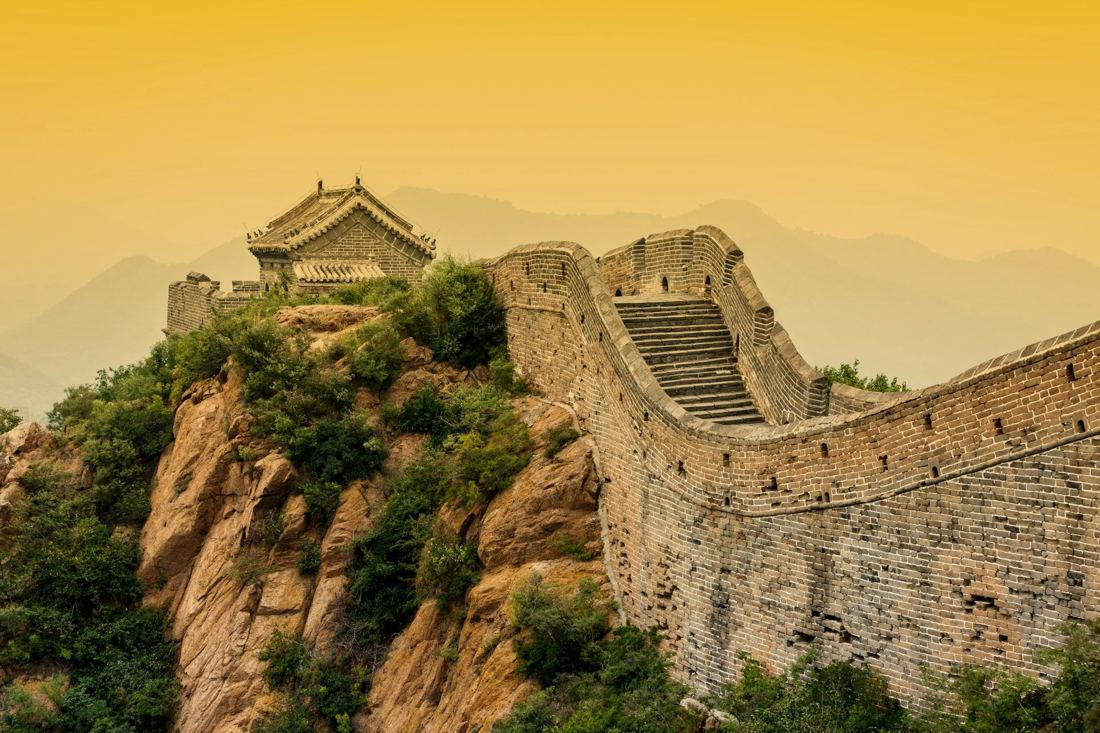
#> input picture assets/images/places/beijing-great-wall.jpg, 1100 x 733 px
$ python cutout.py ../../assets/images/places/beijing-great-wall.jpg ../../assets/images/places/hong-kong-peak.jpg 100 ../../assets/images/places/hong-kong-peak.jpg 1.0
#> lines starting #> are read from the running program, lines starting #| are printed output that depends on the picture; after the words box and inside, x2 and y2 are one past the last pixel; in counts of white or black regions, pixels touching at a corner belong together
import sys, numpy as np
from PIL import Image
from scipy import ndimage
# usage: cutout.py <src> <dst> [size=360] [anchor=center|bottom] [pad=1.2]
# anchor=bottom sits the object on the bottom edge (launch landmarks stand
# on the planet's rim); center pads evenly (menu icons).
src, dst = sys.argv[1], sys.argv[2]
SIZE = int(sys.argv[3]) if len(sys.argv) > 3 else 360
ANCHOR = sys.argv[4] if len(sys.argv) > 4 else 'center'
PAD = float(sys.argv[5]) if len(sys.argv) > 5 else 1.2
im = np.asarray(Image.open(src).convert('RGB')).astype(np.float32)
h, w, _ = im.shape
#> h = 733; w = 1100
border = np.concatenate([im[:4].reshape(-1,3), im[-4:].reshape(-1,3), im[:,:4].reshape(-1,3), im[:,-4:].reshape(-1,3)])
bg = np.median(border, axis=0)
#> bg = [206, 182, 45]
d = np.sqrt(((im - bg) ** 2).sum(-1))
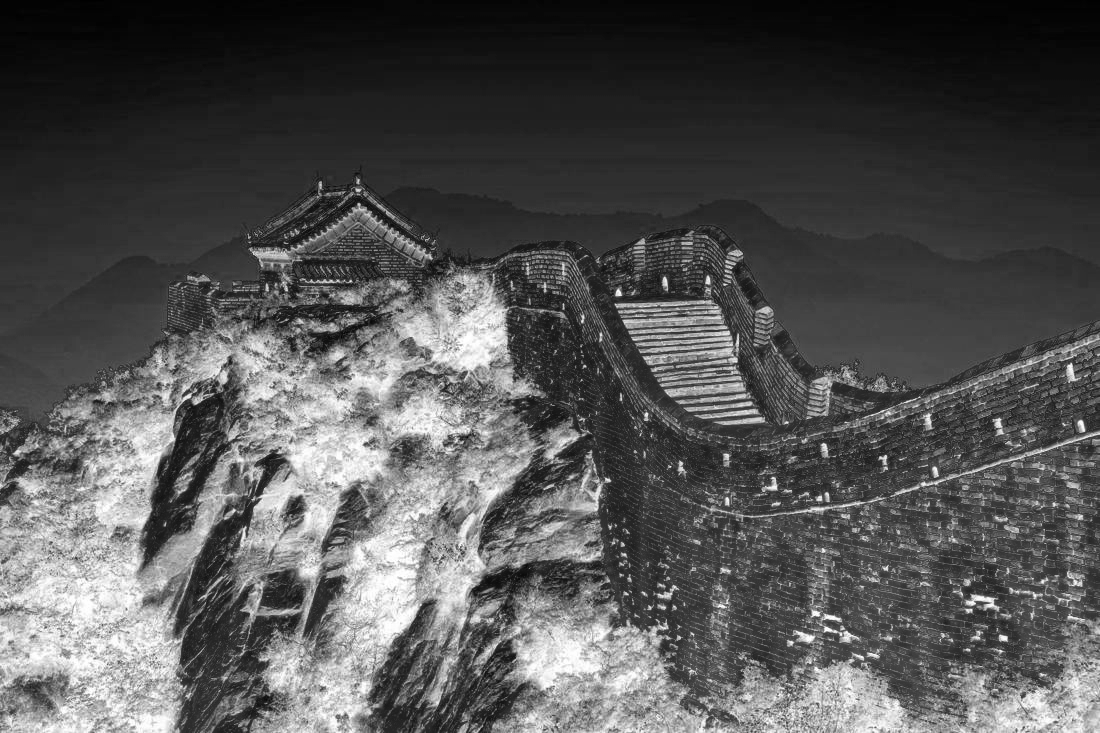
#> d: shape (733, 1100) float32; min 26.5, max 278.5, mean 109.3; drawn with min black and max white
T0, T1 = 6.0, 30.0
# background = near-bg pixels connected to the image border
lab, _ = ndimage.label(d < T1)
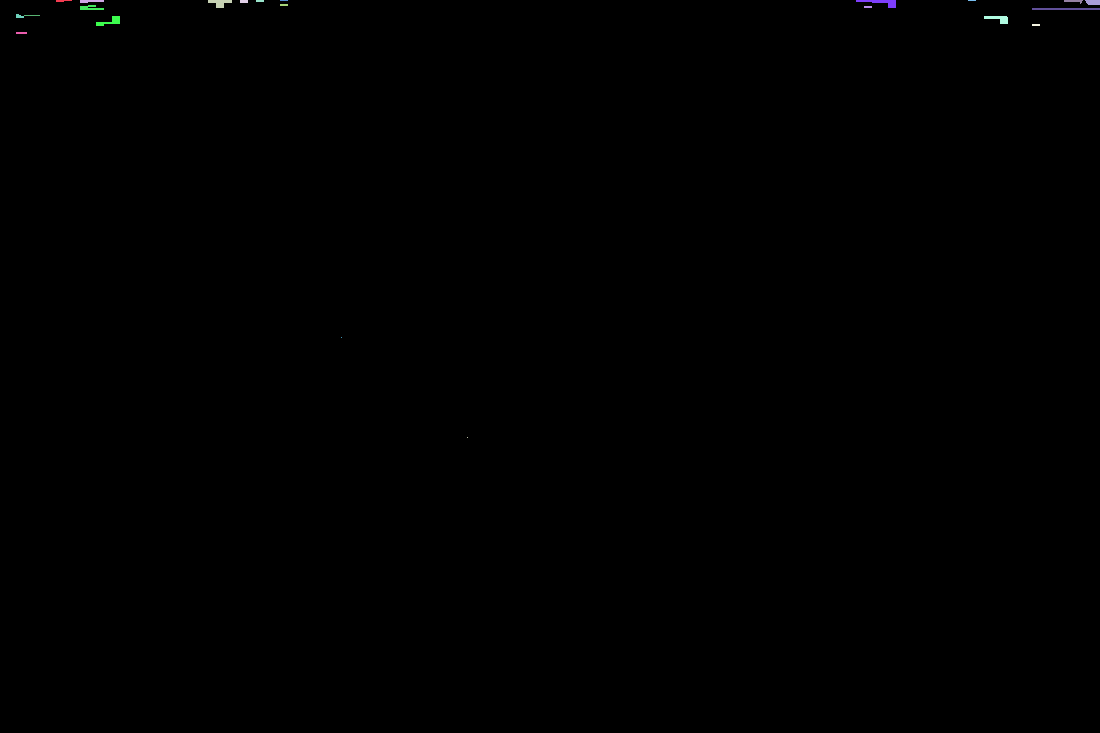
#> lab: shape (733, 1100) int32; 23 distinct labels, from 0 to 22; one colour per label, 0 black
edge = np.unique(np.concatenate([lab[0], lab[-1], lab[:,0], lab[:,-1]]))
#> edge = [0, 1, 2, 3, 4, 5, 6, 7, 8, 9, 10, 14]
bgmask = np.isin(lab, edge[edge > 0])
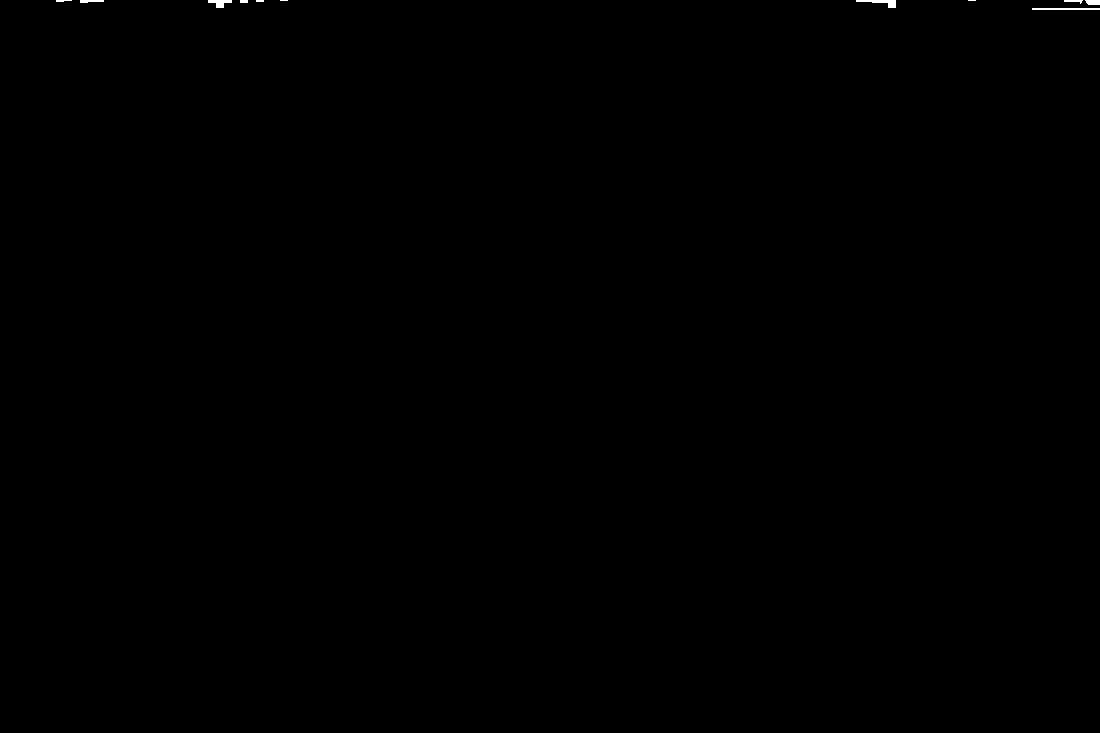
#> bgmask: shape (733, 1100) bool; 0.08% white; 11 white regions (3 under 20 px), largest, box (x1, y1, x2, y2) and area: (856, 0, 896, 8) 144, (1032, 8, 1100, 10) 136, (208, 0, 232, 8) 112
alpha = np.ones((h, w), np.float32)
alpha[bgmask] = np.clip((d[bgmask] - T0) / (T1 - T0), 0, 1)
alpha = ndimage.gaussian_filter(alpha, 0.7)
# un-premultiply the bg tint out of semi-transparent edge pixels
a3 = np.clip(alpha, 1e-3, 1)[..., None]
rgb = np.clip((im - bg * (1 - a3)) / a3, 0, 255)
rgb = np.where(alpha[..., None] > 0.02, rgb, 0)
ys, xs = np.where(ndimage.binary_opening(alpha > 0.2, iterations=2))
y0, y1, x0, x1 = ys.min(), ys.max() + 1, xs.min(), xs.max() + 1
#> y0 = 0; y1 = 733; x0 = 0; x1 = 1100
out = np.dstack([rgb, alpha * 255]).astype(np.uint8)[y0:y1, x0:x1]
side = int(max(y1 - y0, x1 - x0) * PAD)
#> side = 1100
canvas = Image.new('RGBA', (side, side), (0, 0, 0, 0))
#> canvas: PIL image 1100x1100 RGBA; every value is 0
top = side - (y1 - y0) if ANCHOR == 'bottom' else (side - (y1 - y0)) // 2
#> top = 183
canvas.paste(Image.fromarray(out, 'RGBA'), ((side - (x1 - x0)) // 2, top))
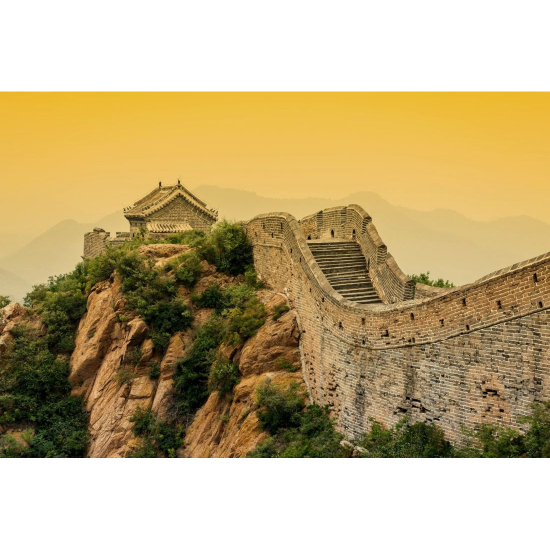
#> canvas: PIL image 1100x1100 RGBA (shown at 1/2 size); mean R, G, B, A 107.7, 89, 47, 169.9; transparent parts drawn white
canvas.resize((SIZE, SIZE), Image.LANCZOS).save(dst, optimize=True)
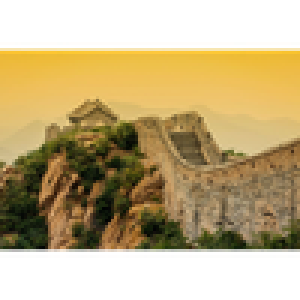
#> saved as hong-kong-peak.jpg: PIL image 100x100 RGBA (shown 3 times larger); mean R, G, B, A 113, 93.5, 48.3, 169.9; transparent parts drawn white
print(dst, 'bg', bg.round(), 'bbox', (x0, y0, x1, y1))
#| ../../assets/images/places/hong-kong-peak.jpg bg [206. 182.  45.] bbox (0, 0, 1100, 733)

$ run again, on assets/images/places/nara-deer.jpg
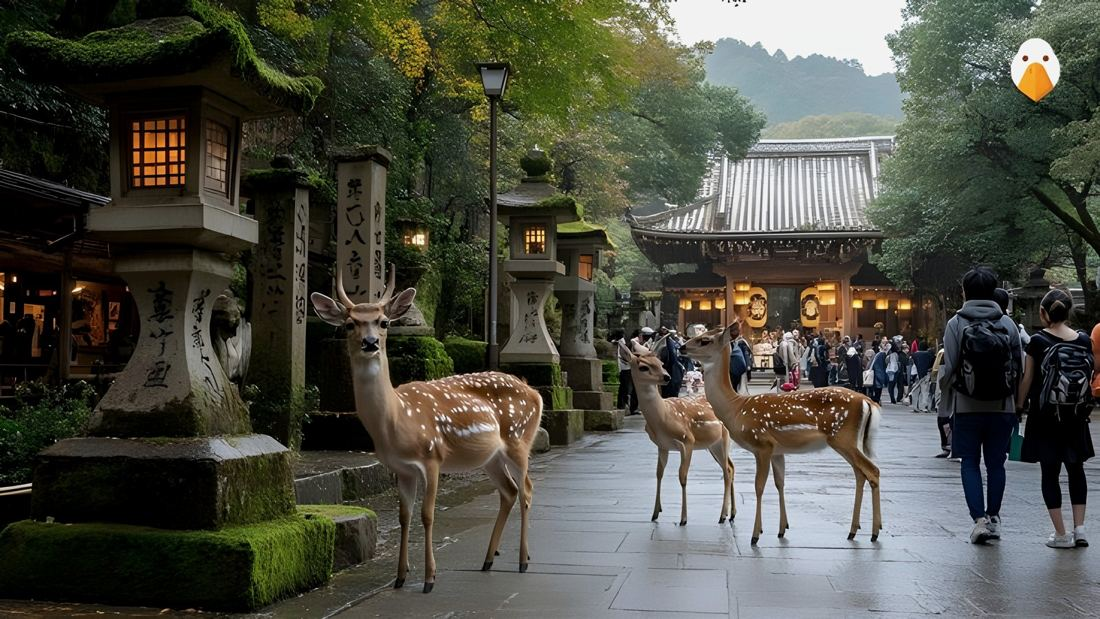
#> input picture assets/images/places/nara-deer.jpg, 1100 x 619 px
#> bg = [80, 81, 56]
#> `lab, _ = ndimage.label(d < T1)`:
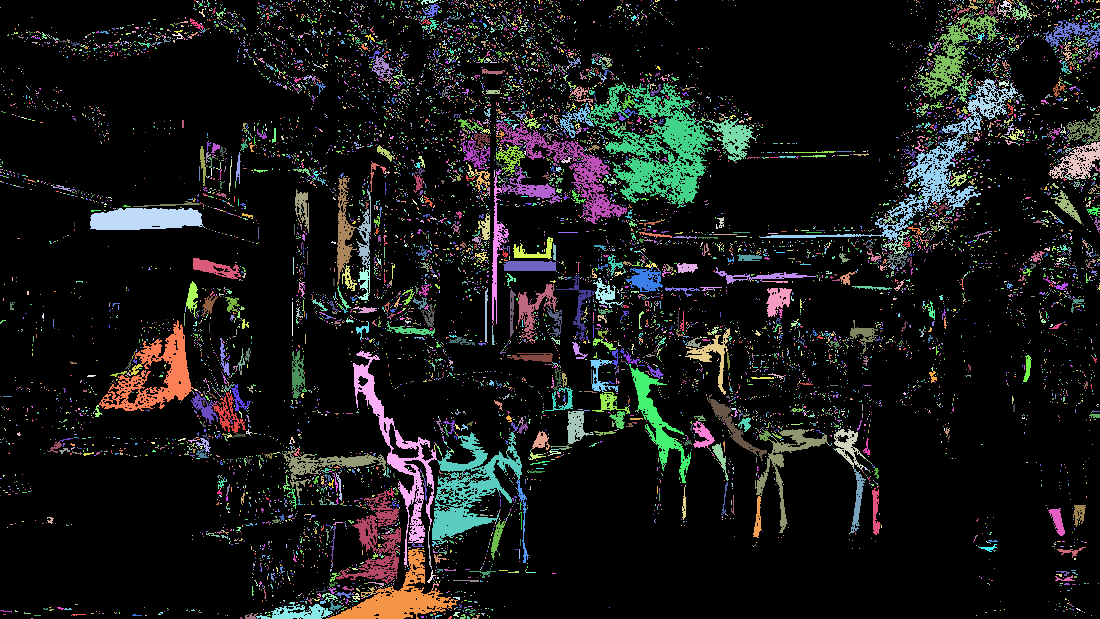
#> lab: shape (619, 1100) int32; 11824 distinct labels, from 0 to 11823; one colour per label, 0 black
#> edge = 144 values from 0 to 11823
#> bgmask: shape (619, 1100) bool; 0.87% white; 130 white regions (118 under 20 px), largest, box (x1, y1, x2, y2) and area: (326, 548, 458, 619) 2793, (1049, 142, 1100, 179) 856, (245, 602, 333, 619) 652
#> y0 = 0; y1 = 619; x0 = 0; x1 = 1100
#> top = 240
#> `canvas.resize((SIZE, SIZE), Image.LANCZOS).save(dst, optimize=True)`:
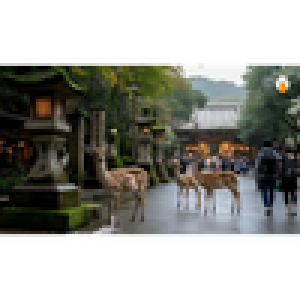
#> saved as nara-deer.jpg: PIL image 100x100 RGBA (shown 3 times larger); mean R, G, B, A 47, 47.7, 41.3, 143; transparent parts drawn white
#| ../../assets/images/places/nara-deer.jpg bg [80. 81. 56.] bbox (0, 0, 1100, 619)
